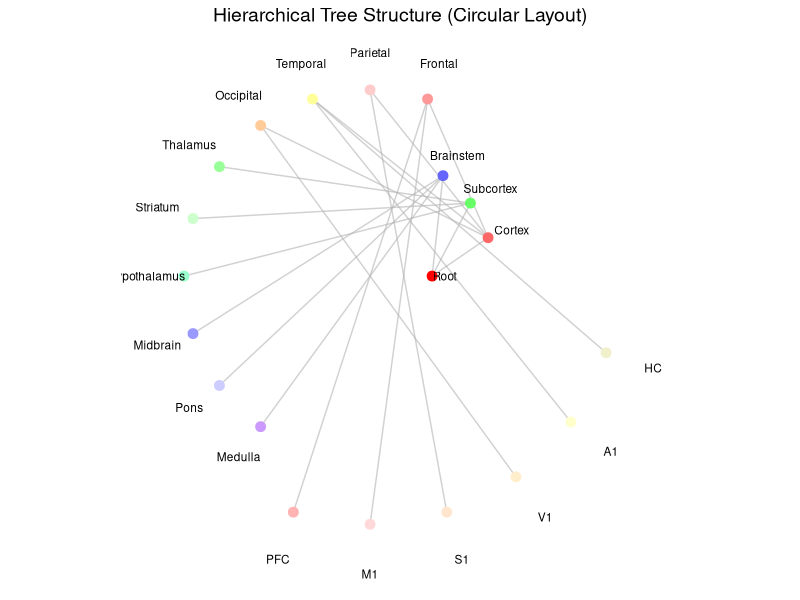
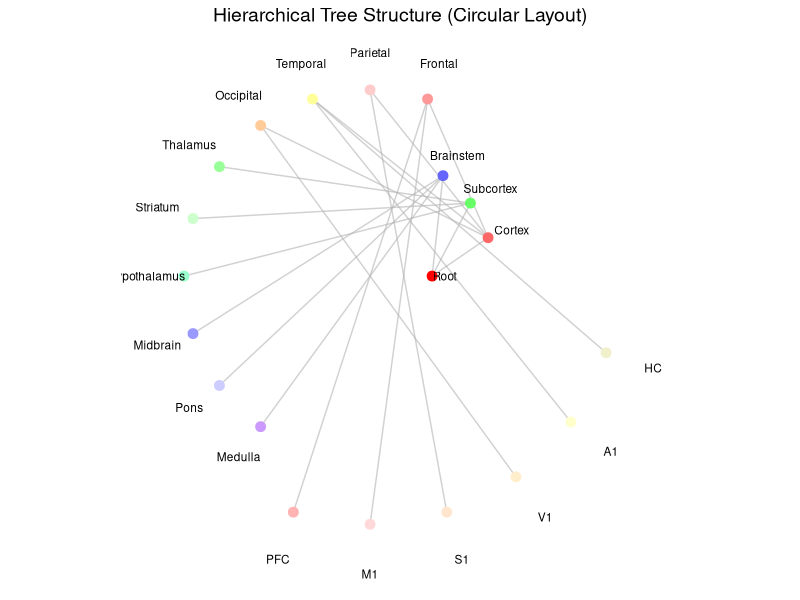

The R source for these figures, in order:
# make_template_tree - Intermediate Circular Tree Network
# Simplified version without ggraph dependency

library(ggplot2)
library(dplyr)

make_template_tree_simple <- function(df) {
  # Create a simple circular arrangement for demonstration
  n_nodes <- nrow(df)
  angles <- seq(0, 2*pi, length.out = n_nodes + 1)[1:n_nodes]
  
  # Assign positions based on depth and angle
  positions <- df %>%
    mutate(
      angle = angles,
      radius = depth + 1,
      x = radius * cos(angle),
      y = radius * sin(angle),
      color = paste0("#", color_hex_triplet)
    )
  
  # Create edges for parent-child relationships
  edges <- df %>%
    filter(!is.na(parent_structure_id)) %>%
    left_join(positions %>% select(id, parent_x = x, parent_y = y), 
              by = c("parent_structure_id" = "id")) %>%
    left_join(positions %>% select(id, child_x = x, child_y = y), 
              by = "id")
  
  # Create the plot
  p <- ggplot() +
    geom_segment(aes(x = parent_x, y = parent_y, xend = child_x, yend = child_y),
                 data = edges, color = "gray70", alpha = 0.6) +
    geom_point(aes(x = x, y = y, color = I(color)), 
               data = positions, size = 3) +
    geom_text(aes(x = x * 1.2, y = y * 1.2, label = name), 
              data = positions, size = 3, hjust = 0.5, vjust = 0.5) +
    theme_void() +
    labs(title = "Hierarchical Tree Structure (Circular Layout)") +
    theme(plot.title = element_text(hjust = 0.5, size = 14)) +
    coord_fixed()
  
  return(p)
}

# Generate mock hierarchical data (brain atlas style)
set.seed(123)

mock_tree_data <- data.frame(
  id = 1:20,
  name = c("Root", "Cortex", "Subcortex", "Brainstem",
           "Frontal", "Parietal", "Temporal", "Occipital",
           "Thalamus", "Striatum", "Hypothalamus",
           "Midbrain", "Pons", "Medulla",
           "PFC", "M1", "S1", "V1", "A1", "HC"),
  parent_structure_id = c(NA, 1, 1, 1,
                          2, 2, 2, 2,
                          3, 3, 3,
                          4, 4, 4,
                          5, 5, 6, 8, 7, 7),
  color_hex_triplet = c("FF0000", "FF6666", "66FF66", "6666FF",
                        "FF9999", "FFCCCC", "FFFF99", "FFCC99",
                        "99FF99", "CCFFCC", "99FFCC",
                        "9999FF", "CCCCFF", "CC99FF",
                        "FFB3B3", "FFD9D9", "FFE6CC", "FFEECC", 
                        "FFFFCC", "F0F0CC"),
  depth = c(0, 1, 1, 1,
            2, 2, 2, 2,
            2, 2, 2,
            2, 2, 2,
            3, 3, 3, 3, 3, 3)
)

# Generate the plot
p <- make_template_tree_simple(mock_tree_data)

# Save the plot
ggsave("figure/intermediate_1.png", 
       plot = p, width = 10, height = 10, dpi = 300)

print("Intermediate_1: Circular tree plot created successfully!")
print(p)